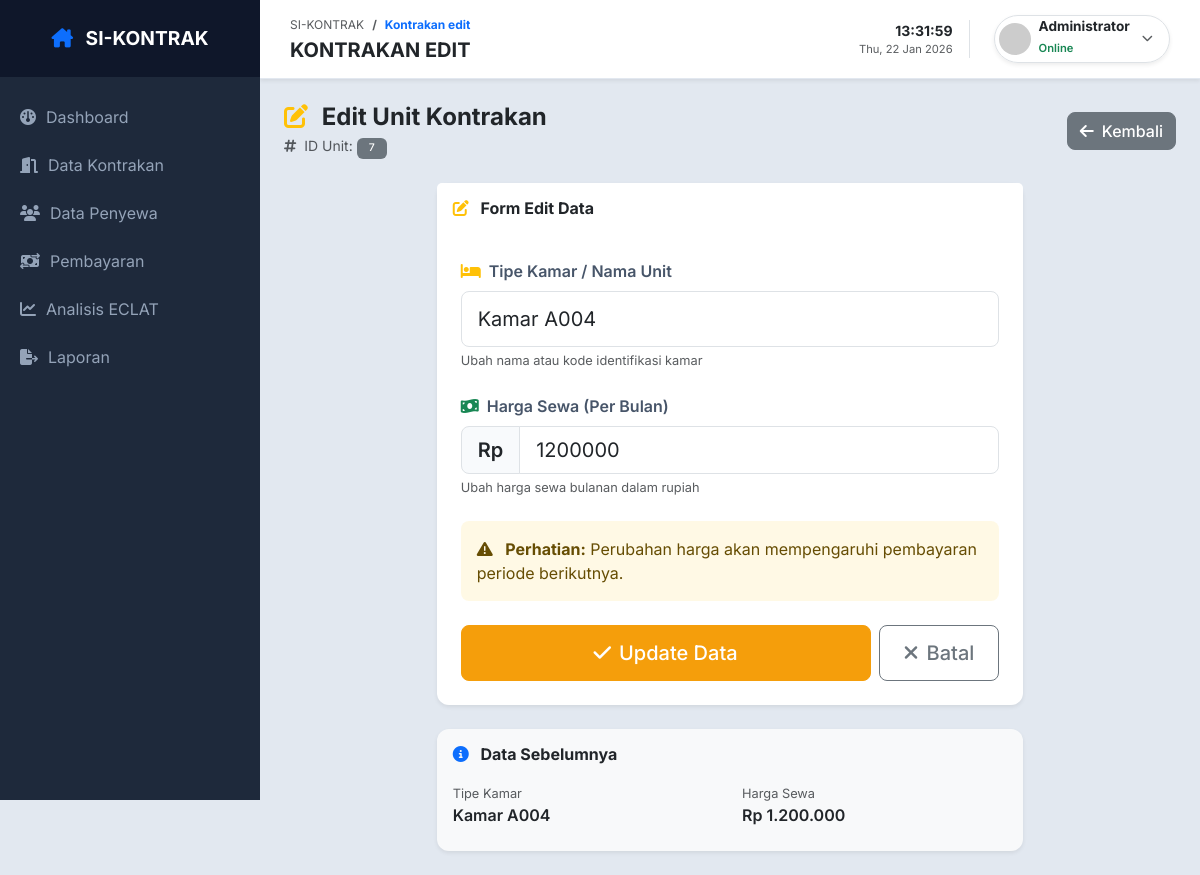
/index.php?page=kontrakan_edit&id=7 (signed in), run on the app's committed database.
### tables this page shows
CREATE TABLE `kontrakan` (
  `id_kontrakan` int(11) NOT NULL,
  `tipe_kamar` varchar(50) DEFAULT NULL,
  `harga` int(11) DEFAULT NULL,
  `jatuh_tempo` int(2) DEFAULT 10,
  `id_penyewa` int(11) DEFAULT NULL
);

### master/edit_kontrakan.php (the view, shortened to what this page needs)
<?php
$id = isset($_GET['id']) ? mysqli_real_escape_string($conn, $_GET['id']) : '';
$query_get = mysqli_query($conn, "SELECT * FROM kontrakan WHERE id_kontrakan = '$id'");
$data_lama = mysqli_fetch_assoc($query_get);
?>
<div class="d-flex justify-content-between align-items-center mb-4" data-aos="fade-right">
    <div>
        <h4 class="fw-bold mb-1">
            <i class="fa-solid fa-edit text-warning me-2"></i>
            Edit Unit Kontrakan
        </h4>
        <p class="text-muted small mb-0">
            <i class="fa-solid fa-hashtag me-1"></i>
            ID Unit: <span class="badge bg-secondary"><?= $id ?></span>
        </p>
    </div>
    <a href="index.php?page=kontrakan" class="btn btn-secondary">
        <i class="fa-solid fa-arrow-left me-2"></i>Kembali
    </a>
</div>
<div class="row justify-content-center" data-aos="fade-up">
    <div class="col-lg-8">
        <div class="card border-0 shadow-sm">
            <div class="card-header bg-white border-0 py-3">
                <h6 class="mb-0 fw-bold">
                    <i class="fa-solid fa-pen-to-square text-warning me-2"></i>
                    Form Edit Data
                </h6>
            </div>
            <div class="card-body p-4">
                <form action="" method="POST">
                    <div class="mb-4">
                        <label class="form-label fw-semibold">
                            <i class="fa-solid fa-bed text-warning me-1"></i>
                            Tipe Kamar / Nama Unit
                        </label>
                        <input
                            type="text"
                            name="tipe_kamar"
                            class="form-control form-control-lg"
                            value="<?= htmlspecialchars($data_lama['tipe_kamar']) ?>"
                            required
                        >
                        <small class="text-muted">Ubah nama atau kode identifikasi kamar</small>
                    </div>
                    <div class="mb-4">
                        <label class="form-label fw-semibold">
                            <i class="fa-solid fa-money-bill-wave text-success me-1"></i>
                            Harga Sewa (Per Bulan)
                        </label>
                        <div class="input-group input-group-lg">
                            <span class="input-group-text">Rp</span>
                            <input
                                type="number"
                                name="harga"
                                class="form-control"
                                value="<?= $data_lama['harga'] ?>"
                                required
                            >
                        </div>
                        <small class="text-muted">Ubah harga sewa bulanan dalam rupiah</small>
                    </div>
                    <div class="alert alert-warning bg-warning bg-opacity-10 border-0 mb-4">
                        <i class="fa-solid fa-exclamation-triangle me-2"></i>
                        <strong>Perhatian:</strong> Perubahan harga akan mempengaruhi pembayaran periode berikutnya.
                    </div>
                    <div class="d-flex gap-2">
                        <button type="submit" name="update" class="btn btn-warning btn-lg flex-fill text-white">
                            <i class="fa-solid fa-check me-2"></i>Update Data
                        </button>
                        <a href="index.php?page=kontrakan" class="btn btn-outline-secondary btn-lg">
                            <i class="fa-solid fa-times me-2"></i>Batal
                        </a>
                    </div>
                </form>
            </div>
        </div>
        <div class="card border-0 shadow-sm mt-4 bg-light">
            <div class="card-body p-3">
                <h6 class="fw-bold mb-3">
                    <i class="fa-solid fa-info-circle text-primary me-2"></i>
                    Data Sebelumnya
                </h6>
                <div class="row">
                    <div class="col-6">
                        <small class="text-muted d-block">Tipe Kamar</small>
                        <p class="mb-2 fw-semibold"><?= htmlspecialchars($data_lama['tipe_kamar']) ?></p>
                    </div>
                    <div class="col-6">
                        <small class="text-muted d-block">Harga Sewa</small>
                        <p class="mb-2 fw-semibold">Rp <?= number_format($data_lama['harga'], 0, ',', '.') ?></p>
                    </div>
                </div>
            </div>
        </div>
    </div>
</div>

### index.php (style rules this page uses)
body { font-family: 'Inter', sans-serif; background-color: #e2e8f0; }

### master/edit_kontrakan.php (style rules this page uses)
.card { border-radius: 12px; }
.form-control, .input-group-text { border-radius: 8px; }
.form-control-lg { padding: 0.75rem 1rem; }
.input-group-lg .input-group-text { font-weight: 600; background-color: #f8fafc; }
.btn { border-radius: 8px; font-weight: 500; transition: all 0.2s ease; }
.btn-lg { padding: 0.75rem 1.5rem; }
.btn-warning { background-color: #f59e0b; border-color: #f59e0b; }
.alert { border-radius: 8px; }
.badge { font-weight: 500; padding: 0.35rem 0.75rem; }
.form-label { margin-bottom: 0.5rem; color: #475569; }
small.text-muted { font-size: 0.8rem; display: block; margin-top: 0.25rem; }

### data on the page
kontrakan: tipe_kamar "Kamar A004", harga "1200000", harga "1.200.000"

### other printed values
str_replace('_', ' ', $page) "Kontrakan edit"
str_replace('_', ' ', $page) "KONTRAKAN EDIT"
$id "7"
